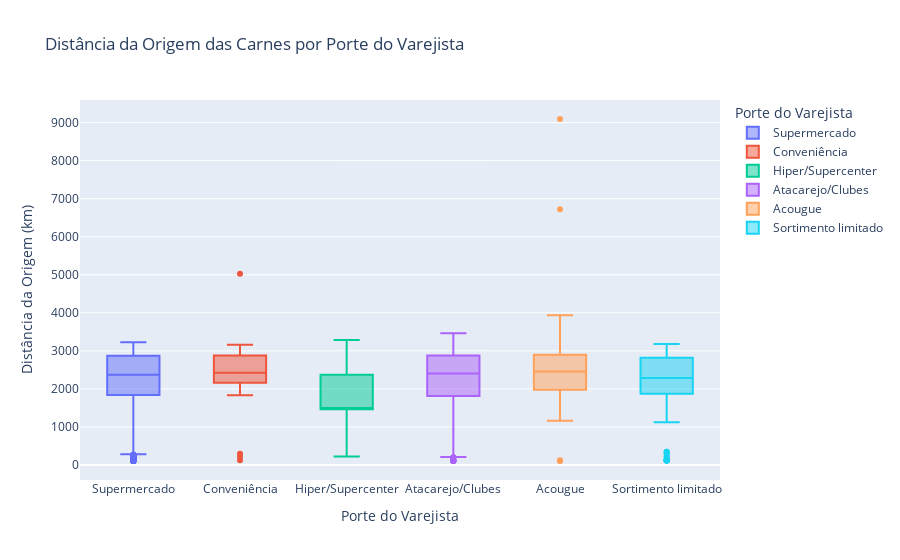

Notebook code for this chart:
### Code cell
import plotly.express as px

# Análise Exploratória com Plotly
fig = px.box(df, x='porte_loja', y='distancia_km', 
             title='Distância da Origem das Carnes por Porte do Varejista',
             labels={'porte_loja': 'Porte do Varejista', 'distancia_km': 'Distância da Origem (km)'},
                color='porte_loja')

fig.show()

### Figure 1 — Plotly figure (JSON) as saved in the notebook; plotly's stock layout.template omitted (floating-point values rounded to 4 significant figures; data arrays with more than 128 entries replaced by an {"elided": "..."} marker saying what was removed)
{"data": [{"alignmentgroup": "True", "hovertemplate": "Porte do Varejista=%{x}<br>Distância da Origem (km)=%{y}<extra></extra>", "legendgroup": "Supermercado", "marker": {"color": "#636efa"}, "name": "Supermercado", "notched": false, "offsetgroup": "Supermercado", "orientation": "v", "showlegend": true, "type": "box", "x": {"elided": "1214 str values"}, "x0": " ", "xaxis": "x", "y": {"elided": "1214 float values"}, "y0": " ", "yaxis": "y"}, {"alignmentgroup": "True", "hovertemplate": "Porte do Varejista=%{x}<br>Distância da Origem (km)=%{y}<extra></extra>", "legendgroup": "Conveniência", "marker": {"color": "#EF553B"}, "name": "Conveniência", "notched": false, "offsetgroup": "Conveniência", "orientation": "v", "showlegend": true, "type": "box", "x": ["Conveniência", "Conveniência", "Conveniência", "Conveniência", "Conveniência", "Conveniência", "Conveniência", "Conveniência", "Conveniência", "Conveniência", "Conveniência", "Conveniência", "Conveniência", "Conveniência", "Conveniência", "Conveniência", "Conveniência", "Conveniência", "Conveniência", "Conveniência", "Conveniência", "Conveniência", "Conveniência", "Conveniência", "Conveniência", "Conveniência", "Conveniência", "Conveniência", "Conveniência", "Conveniência", "Conveniência", "Conveniência", "Conveniência", "Conveniência", "Conveniência", "Conveniência", "Conveniência", "Conveniência", "Conveniência", "Conveniência", "Conveniência", "Conveniência", "Conveniência", "Conveniência", "Conveniência", "Conveniência", "Conveniência", "Conveniência", "Conveniência", "Conveniência", "Conveniência", "Conveniência", "Conveniência", "Conveniência", "Conveniência", "Conveniência", "Conveniência", "Conveniência", "Conveniência", "Conveniência", "Conveniência", "Conveniência", "Conveniência", "Conveniência"], "x0": " ", "xaxis": "x", "y": [2165.0, 5028.0, 2292.0, 1918.0, 2443.0, 1908.0, 2896.0, 2947.0, 2781.0, 2162.0, 2579.0, 2896.0, 1834.0, 2316.0, 2282.0, 3162.0, 2525.0, 2317.0, 2655.0, 2285.0, 2894.0, 2906.0, 1915.0, 1854.0, 2836.0, 2243.0, 3163.0, 2582.0, 1958.0, 297.7, 1869.0, 2372.0, 2160.0, 2861.0, 2821.0, 2223.0, 122.1, 2910.0, 2269.0, 2879.0, 3111.0, 2247.0, 217.9, 2876.0, 2597.0, 1858.0, 2714.0, 2926.0, 2177.0, 2315.0, 2064.0, 2158.0, 3140.0, 2875.0, 2590.0, 1903.0, 2407.0, 2959.0, 2777.0, 2361.0, 2730.0, 3077.0, 2987.0, 2345.0], "y0": " ", "yaxis": "y"}, {"alignmentgroup": "True", "hovertemplate": "Porte do Varejista=%{x}<br>Distância da Origem (km)=%{y}<extra></extra>", "legendgroup": "Hiper/Supercenter", "marker": {"color": "#00cc96"}, "name": "Hiper/Supercenter", "notched": false, "offsetgroup": "Hiper/Supercenter", "orientation": "v", "showlegend": true, "type": "box", "x": ["Hiper/Supercenter", "Hiper/Supercenter", "Hiper/Supercenter", "Hiper/Supercenter", "Hiper/Supercenter", "Hiper/Supercenter", "Hiper/Supercenter", "Hiper/Supercenter", "Hiper/Supercenter", "Hiper/Supercenter", "Hiper/Supercenter", "Hiper/Supercenter", "Hiper/Supercenter", "Hiper/Supercenter", "Hiper/Supercenter", "Hiper/Supercenter", "Hiper/Supercenter", "Hiper/Supercenter", "Hiper/Supercenter", "Hiper/Supercenter", "Hiper/Supercenter", "Hiper/Supercenter", "Hiper/Supercenter", "Hiper/Supercenter", "Hiper/Supercenter", "Hiper/Supercenter", "Hiper/Supercenter", "Hiper/Supercenter", "Hiper/Supercenter", "Hiper/Supercenter", "Hiper/Supercenter", "Hiper/Supercenter", "Hiper/Supercenter"], "x0": " ", "xaxis": "x", "y": [2996.0, 1474.0, 1474.0, 221.9, 2320.0, 2149.0, 2318.0, 2531.0, 2161.0, 2895.0, 295.4, 2301.0, 1499.0, 247.8, 2995.0, 3283.0, 1474.0, 2175.0, 1474.0, 1474.0, 2320.0, 1499.0, 1499.0, 1474.0, 2733.0, 2888.0, 2888.0, 1436.0, 1683.0, 1373.0, 420.1, 420.1, 1221.0], "y0": " ", "yaxis": "y"}, {"alignmentgroup": "True", "hovertemplate": "Porte do Varejista=%{x}<br>Distância da Origem (km)=%{y}<extra></extra>", "legendgroup": "Atacarejo/Clubes", "marker": {"color": "#ab63fa"}, "name": "Atacarejo/Clubes", "notched": false, "offsetgroup": "Atacarejo/Clubes", "orientation": "v", "showlegend": true, "type": "box", "x": {"elided": "648 str values"}, "x0": " ", "xaxis": "x", "y": {"elided": "648 float values"}, "y0": " ", "yaxis": "y"}, {"alignmentgroup": "True", "hovertemplate": "Porte do Varejista=%{x}<br>Distância da Origem (km)=%{y}<extra></extra>", "legendgroup": "Acougue", "marker": {"color": "#FFA15A"}, "name": "Acougue", "notched": false, "offsetgroup": "Acougue", "orientation": "v", "showlegend": true, "type": "box", "x": ["Acougue", "Acougue", "Acougue", "Acougue", "Acougue", "Acougue", "Acougue", "Acougue", "Acougue", "Acougue", "Acougue", "Acougue", "Acougue", "Acougue", "Acougue", "Acougue", "Acougue", "Acougue", "Acougue", "Acougue", "Acougue", "Acougue", "Acougue", "Acougue", "Acougue", "Acougue", "Acougue", "Acougue", "Acougue", "Acougue", "Acougue", "Acougue", "Acougue", "Acougue", "Acougue", "Acougue", "Acougue", "Acougue", "Acougue", "Acougue", "Acougue", "Acougue", "Acougue", "Acougue", "Acougue", "Acougue", "Acougue", "Acougue", "Acougue", "Acougue", "Acougue", "Acougue", "Acougue", "Acougue", "Acougue", "Acougue", "Acougue", "Acougue", "Acougue", "Acougue", "Acougue", "Acougue", "Acougue", "Acougue", "Acougue", "Acougue", "Acougue", "Acougue", "Acougue", "Acougue", "Acougue", "Acougue", "Acougue", "Acougue", "Acougue", "Acougue", "Acougue", "Acougue", "Acougue", "Acougue", "Acougue", "Acougue", "Acougue", "Acougue"], "x0": " ", "xaxis": "x", "y": [2864.0, 1935.0, 2517.0, 2585.0, 1917.0, 3069.0, 1917.0, 117.0, 2928.0, 2410.0, 2456.0, 2911.0, 2292.0, 3005.0, 2880.0, 2935.0, 2456.0, 2410.0, 2849.0, 2980.0, 2164.0, 1906.0, 2863.0, 3935.0, 2154.0, 2993.0, 2993.0, 2876.0, 1842.0, 3036.0, 6726.0, 1634.0, 2446.0, 2206.0, 2402.0, 1166.0, 2884.0, 2291.0, 2515.0, 2923.0, 2864.0, 2584.0, 2878.0, 105.2, 1829.0, 2828.0, 2647.0, 1376.0, 9096.0, 2309.0, 1356.0, 2520.0, 2935.0, 3111.0, 2159.0, 1659.0, 1625.0, 1893.0, 1430.0, 3002.0, 2308.0, 2308.0, 2308.0, 2161.0, 2990.0, 2888.0, 3012.0, 2161.0, 1357.0, 2020.0, 2154.0, 3188.0, 2419.0, 2525.0, 2904.0, 2240.0, 2846.0, 1926.0, 2720.0, 115.2, 2691.0, 2935.0, 1905.0, 115.2], "y0": " ", "yaxis": "y"}, {"alignmentgroup": "True", "hovertemplate": "Porte do Varejista=%{x}<br>Distância da Origem (km)=%{y}<extra></extra>", "legendgroup": "Sortimento limitado", "marker": {"color": "#19d3f3"}, "name": "Sortimento limitado", "notched": false, "offsetgroup": "Sortimento limitado", "orientation": "v", "showlegend": true, "type": "box", "x": {"elided": "154 str values"}, "x0": " ", "xaxis": "x", "y": {"elided": "154 float values"}, "y0": " ", "yaxis": "y"}], "layout": {"boxmode": "overlay", "legend": {"title": {"text": "Porte do Varejista"}, "tracegroupgap": 0}, "title": {"text": "Distância da Origem das Carnes por Porte do Varejista"}, "xaxis": {"anchor": "y", "categoryarray": ["Supermercado", "Conveniência", "Hiper/Supercenter", "Atacarejo/Clubes", "Acougue", "Sortimento limitado"], "categoryorder": "array", "domain": [0, 1], "title": {"text": "Porte do Varejista"}}, "yaxis": {"anchor": "x", "domain": [0, 1], "title": {"text": "Distância da Origem (km)"}}}}
